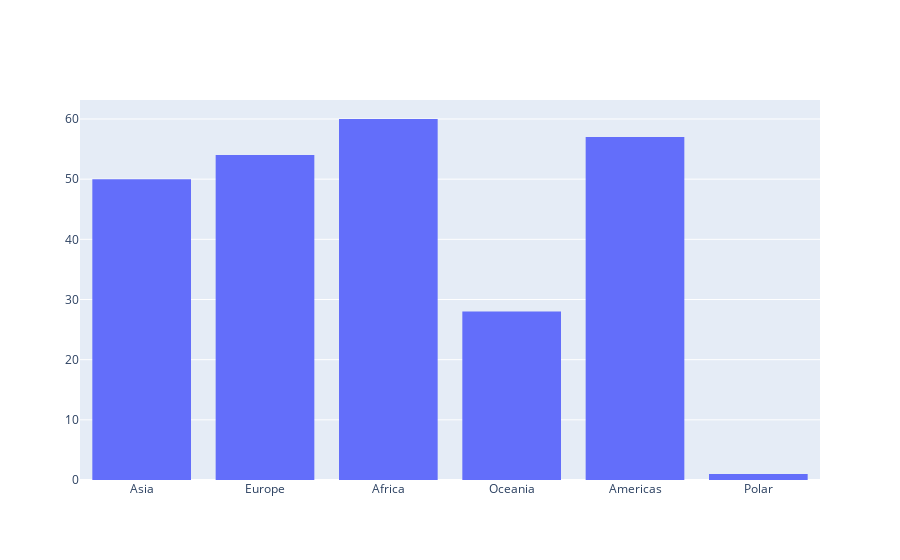

The notebook cell saved with this chart:
### Code cell
fig = go.Figure(data=[go.Histogram(histfunc="count", x=df['region'])])
fig.show()

### Figure 1 — Plotly figure (JSON) as saved in the notebook; plotly's stock layout.template omitted (floating-point values rounded to 4 significant figures; data arrays with more than 128 entries replaced by an {"elided": "..."} marker saying what was removed)
{"data": [{"histfunc": "count", "type": "histogram", "x": {"elided": "250 str values"}}], "layout": {}}
